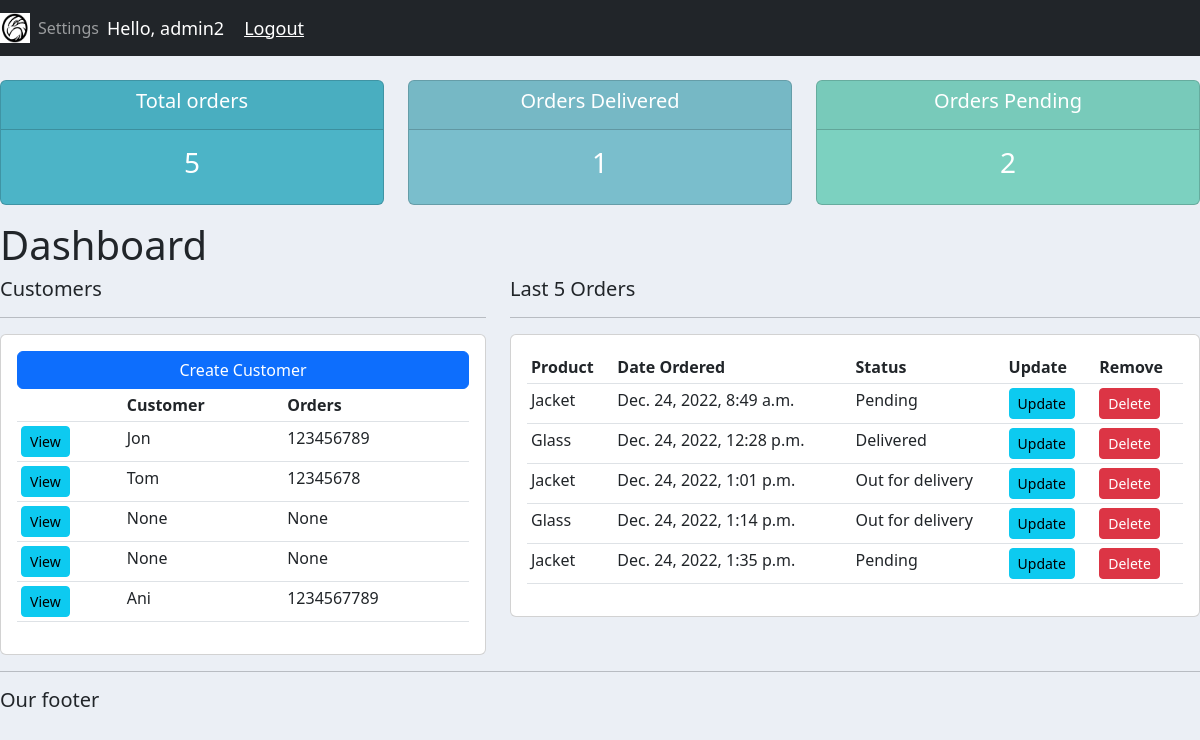
The page / (signed in) on the database its author committed.
### accounts/models.py (models this page shows, shortened)
class Customer(models.Model):
    user = models.OneToOneField(User, null=True, blank=True, on_delete=models.CASCADE)
    name = models.CharField(max_length=200, null=True)
    phone = models.CharField(max_length=200, null=True)
    email = models.EmailField(max_length=200, null=True)
    profile_pic = models.ImageField(default="_default.png", null=True, blank=True)
    date_created = models.DateTimeField(auto_now_add=True, null=True)

class Order(models.Model):
    STATUS=(
        ('Pending','Pending'),
        ('Out for delivery','Out for delivery'),
        ('Delivered','Delivered'),
    )
    customer = models.ForeignKey(Customer, null=True, on_delete=models.SET_NULL)
    product = models.ForeignKey(Product, null=True, on_delete=models.SET_NULL)
    date_created = models.DateTimeField(auto_now_add=True, null=True)
    status = models.CharField(max_length=200, null=True,choices=STATUS)

class Product(models.Model):
    CATEGORY=(
        ('Indoor','Indoor'),
        ('Out door','Out door'),
    )
    name = models.CharField(max_length=200, null=True)
    price = models.FloatField(null=True)
    category = models.CharField(max_length=200, null=True,choices=CATEGORY)
    description = models.CharField(max_length=200, null=True, blank=True)
    date_created = models.DateTimeField(auto_now_add=True, null=True)
    tags = models.ManyToManyField(Tag)
    def __str__(self):
        return self.name

### accounts/decorators.py (the view)
    def wrapper_function(request, *args, **kwargs):
        group = None
        if request.user.groups.exists():
            group = request.user.groups.all()[0].name
        if group == 'Customer':
            return redirect('user-page')
        if group == 'Admin':
            return view_func(request, *args, **kwargs)

### accounts/views.py (called while the page is built)
@login_required(login_url='login')
@admin_only
def home(request):
    orders = Order.objects.all()
    customers = Customer.objects.all()
    total_customers = customers.count()
    total_orders = orders.count()
    delivered = orders.filter(status='Delivered').count()
    pending = orders.filter(status='Pending').count()
    context = {'orders':orders, 'customers':customers, 'total_orders':total_orders, 'delivered':delivered, 'pending':pending}
    return render(request , 'accounts/dashboard.html', context)

### accounts/templates/accounts/dashboard.html
{% extends 'accounts/main.html' %}
{% block content %}
{% include 'accounts/status.html' %}
<h1>Dashboard</h1>
<div class="row">
    <div class="col-md-5">
        <h5>Customers</h5>
        <hr>
        <div class="card card-body">
            <a class="btn btn-primary btm-sm btn-block" href="">Create Customer</a>
            <table class="table table-sm">
                <tr>
                    <th></th>
                    <th>Customer</th>
                    <th>Orders</th>
                </tr>
                {% for customer in customers %}
                <tr>
                    <td><a class="btn btn-sm btn-info" href="{% url 'customer' customer.id %}">View</a></td>
                    <td>{{ customer.name }}</td>
                    <td>{{ customer.phone }}</td>
                </tr>
                {% endfor %}
            </table>
        </div>
    </div>
    <div class="col-md-7">
        <h5>Last 5 Orders</h5>
        <hr>
        <div class="card card-body">
            <table class="table table-sm">
                <tr>
                    <th>Product</th>
                    <th>Date Ordered</th>
                    <th>Status</th>
                    <th>Update</th>
                    <th>Remove</th>
                </tr>
                {% for order in orders %}
                <tr>
                    <td>{{ order.product }}</td>
                    <td>{{ order.date_created }}</td>
                    <td>{{ order.status }}</td>
                    <td><a class="btn btn-sm btn-info" href="{% url 'update_order' order.id %}">Update</a></td>
                    <td><a class="btn btn-sm btn-danger" href="{% url 'delete_order' order.id %}">Delete</a></td>
                </tr>
                {% endfor %}
            </table>
        </div>
    </div>
</div>
{% endblock %}

### accounts/templates/accounts/main.html (shortened to what this page needs)
{% load static %}
<!DOCTYPE html>
<html>
    <head>
        <link rel="stylesheet" href="https://cdn.jsdelivr.net/npm/bootstrap@5.2.3/dist/css/bootstrap.min.css">
        <link rel="stylesheet" type="text/css" href="{% static '/css/main.css' %}">
    </head>
    <body>
        {% include 'accounts/navbar.html' %}
        {% block content %}
        {% endblock %}
        <hr>
        <h5>Our footer</h5>
    </body>
</html>

### accounts/templates/accounts/navbar.html (shortened to what this page needs)
{% load static %}
<nav class="navbar navbar-expand-lg navbar-dark bg-dark">
    <img src="{% static 'images/logo.png' %}" width="30px" height="30px">
    <div class="collapse navbar-collapse" id="navbarNav">
      <ul class="navbar-nav">
        {% if request.user.is.staff %}
        <li class="nav-item active">
          <a class="nav-link" href="{% url 'home' %}">Dashboard</a>
        </li>
        <li class="nav-item">
          <a class="nav-link" href="{% url 'products' %}">Products</a>
        </li>
        {% else%}
        <li class="nav-item">
          <a class="nav-link" href="{% url 'account' %}">Settings</a>
        </li>
        {% endif %}
      </ul>
      <span class="hello-msg">Hello, {{request.user}}</span>
    <span><a class="hello-msg" href="{% url 'logout' %}">Logout</a></span>
    </div>
  </nav>

### accounts/templates/accounts/status.html
<br>
<div class="row">
    <div class="col">
        <div class="col-md">
            <div class="card text-center text-white mb-3" id="total-orders">
                <div class="card-header">
                    <h5 class="card-title">Total orders</h5>
                </div>
                <div class="card-body">
                    <h3 class="card-title">{{total_orders}}</h3>
                </div>
            </div>
        </div>
    </div>
    <div class="col">
        <div class="col-md">
            <div class="card text-center text-white mb-3" id="orders-delivered">
                <div class="card-header">
                    <h5 class="card-title">Orders Delivered</h5>
                </div>
                <div class="card-body">
                    <h3 class="card-title">{{delivered}}</h3>
                </div>
            </div>
        </div>
    </div>
    <div class="col">
        <div class="col-md">
            <div class="card text-center text-white mb-3" id="orders-pending">
                <div class="card-header">
                    <h5 class="card-title">Orders Pending</h5>
                </div>
                <div class="card-body">
                    <h3 class="card-title">{{pending}}</h3>
                </div>
            </div>
        </div>
    </div>
</div>

### static/css/main.css (style rules this page uses)
body { background-color: #ebeff5; }
#total-orders { background-color: #4cb4c7; }
#orders-delivered { background-color: #7abecc; }
#orders-pending { background-color: #7CD1C0; }

### accounts/templates/accounts/navbar.html (style rules this page uses)
.hello-msg { font-size: 18px; color: #fff; margin-right: 20px; }

### rows shown on the page
Customer: name "Jon", phone "123456789"
Customer: name "Tom", phone "12345678"
Customer: name "None", phone "None"
Customer: name "None", phone "None"
Customer: name "Ani", phone "1234567789"
Order: product "Jacket", date_created "Dec. 24, 2022, 8:49 a.m.", status "Pending"
Order: product "Glass", date_created "Dec. 24, 2022, 12:28 p.m.", status "Delivered"
Order: product "Jacket", date_created "Dec. 24, 2022, 1:01 p.m.", status "Out for delivery"
Order: product "Glass", date_created "Dec. 24, 2022, 1:14 p.m.", status "Out for delivery"
Order: product "Jacket", date_created "Dec. 24, 2022, 1:35 p.m.", status "Pending"

### other values the page prints
{{ request.user }} "admin2"
{{ total_orders }} "5"
{{ delivered }} "1"
{{ pending }} "2"
